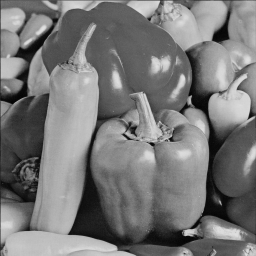
%> input picture taller_1/Senales/256x256/peppers.pgm, 256 x 256 px
$ octave Denoising.m   (GNU Octave 9; MATLAB toolbox functions it lacks are replaced by stand-ins)
%> lines starting %> are read from the running program, lines starting %| are printed output that depends on the picture
### taller_1/src/psnr.m
function [psnr,mse] = psnr( x, y )
%
% [psnr,mse] = mse_psnr( x, y )
%
%   Mean Square Error (MSE) and Peak Signal to Noise Ratio (PSNR)
%   Matrixes x and y must have the same dimensions.
%   The range used to calculate PSNR is 255.
%

x = double(x(:));
y = double(y(:));

[Mx,Nx] = size(x);
[My,Ny] = size(y);
if Mx ~= My || Nx ~= Ny
	error( 'matrixes have different dimensions');
end
mse = sum((x-y).^2)/numel(x);
% mse = sum(sum((x-y).^2))/numel(x);
if( mse ~= 0 )
	psnr = 10*log10( 255^2 / mse );
else
	psnr = Inf;
end

### taller_1/src/Denoising.m
%% leo imagen de entrada
close all, clear all;
name = 'peppers';
I = imread(strcat('../Senales/256x256/', name, '.pgm'));
%> I is the input picture: size 256x256 uint8; min 3, max 225, mean 119.8
figure,imshow(I),title('Imagen original');

%% agrego ruido
tipo_de_ruido = 'salt&pepper';
if strcmp(tipo_de_ruido,'salt&pepper')
    IR = imnoise(I,'salt & pepper');
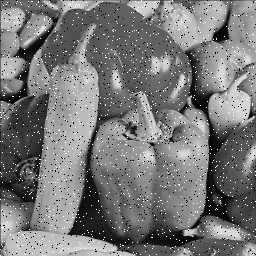
%> IR: size 256x256 uint8; min 0, max 255, mean 120.2
elseif strcmp(tipo_de_ruido,'uniforme')
    sr = 64; % a partir de 64 (aprox) el filtrado vale la pena
    IR = double(I) + randi([-sr,sr], size(I));
    IR = uint8(IR);
elseif strcmp(tipo_de_ruido, 'gaussiano')
    IR = imnoise(I,'gaussian');
    [p,m] = psnr(I(2:end-1,2:end-1), IR(2:end-1,2:end-1));
elseif strcmp(tipo_de_ruido, 'speckle')
    IR = imnoise(I,'speckle');
    [p,m] = psnr(I(2:end-1,2:end-1), IR(2:end-1,2:end-1));
else
    IR = zeros(size(I));
end
[p,m] = psnr(I(2:end-1,2:end-1), IR(2:end-1,2:end-1));
%> in psnr, `mse = sum((x-y).^2)/numel(x);`: mse = 955.7
%> in psnr, `psnr = 10*log10( 255^2 / mse );`: psnr = 18.33
%> p = 18.33; m = 955.7
imwrite(IR,strcat('../Resultados/', name, '-', tipo_de_ruido, '.png'))
figure,imshow(IR),title(['Imagen ruidosa']);

dif = double(I)-double(IR);
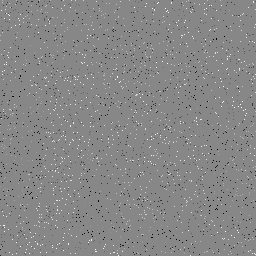
%> dif: size 256x256 double; min -250, max 219, mean -0.4; drawn with min black and max white
minimum = min(min(dif));
%> minimum = -250
dif = dif - minimum;
maximum = max(max(dif));
%> maximum = 469
dif = dif ./ maximum;
dif = uint8(dif*255);
%> dif: size 256x256 uint8
imwrite(dif,strcat('../Resultados/', name, '-', tipo_de_ruido, '-dif.png'))
figure,imshow(dif),title(['Diferencia']);

%% Armado del sistema
Lambda = 1;
Dim = size(IR);
%> Dim = [256 256]
NInc = prod(Dim);
%> NInc = 65536

% Armado del vector resultado
Utilde = Lambda*double(IR(:));

% Armado de la matriz a resolver
B = -1*ones(NInc,5);
B(:,3) = (Lambda+4)*ones(NInc,1);
d = [-Dim(1) -1 0 1 Dim(1)];
%> d = [-256 -1 0 1 256]
A = spdiags(B,d,NInc,NInc);

%% Resolucion del sistema

% Resolucion directa
Usol = A\Utilde;

% Resolucion cholesky de matlab
L = chol(A,'lower');
Usol = L'\(L\Utilde);

% Escalamiento y reshape para mostrar la imagen
Usol = Usol - min(Usol);
Usol = Usol / max(Usol);
Usol = uint8(Usol*255);
IFS = reshape(Usol,Dim);
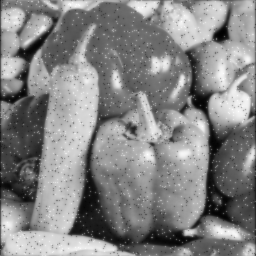
%> IFS: size 256x256 uint8; min 0, max 255, mean 132.9

figure,imshow([I,IR,IFS]),title(['Imagen filtrada, lambda=' num2str(Lambda)]);
%> after `imshow([I,IR,IFS])`:
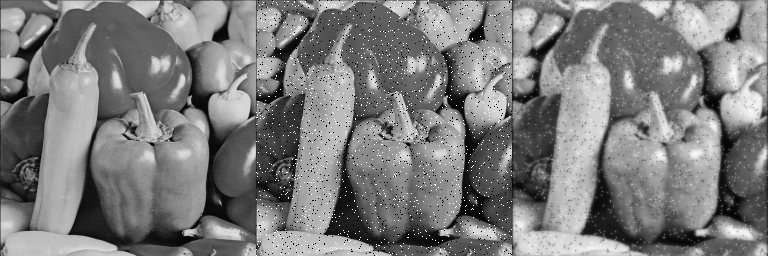
%> displayed picture: size 256x768, on the screen's scale of 0 to 255; min 0, max 255, mean 124.3
imwrite(IFS,strcat('../Resultados/', name, '-out-', tipo_de_ruido, '.png'))

%% calculo psnr
[p,m] = psnr(I(2:end-1,2:end-1), IR(2:end-1,2:end-1));

fprintf('Calidad imagen ruidosa.\n');
fprintf('PSNR=%g, ECM=%g\n',p,m);
%| PSNR=18.3278, ECM=955.661

[p,m] = psnr(I(2:end-1,2:end-1), IFS(2:end-1,2:end-1));
%> p = 22.39; m = 375.3
fprintf('Calidad imagen filtrada.\n');
fprintf('PSNR=%g, ECM=%g\n',p,m);
%| PSNR=22.3872, ECM=375.285

%% De yapa
figure;
S1 = edge(I,'canny');
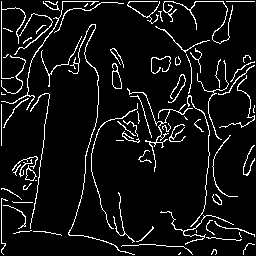
%> S1: size 256x256 logical; 7.6% white in thin lines or dots
S2 = edge(IR,'canny');
%> S2: size 256x256 logical; 9.2% white in thin lines or dots
S3 = edge(IFS,'canny');
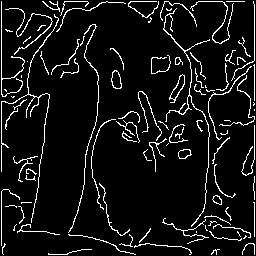
%> S3: size 256x256 logical; 7.8% white in thin lines or dots
imshow([S1,S2,S3]);
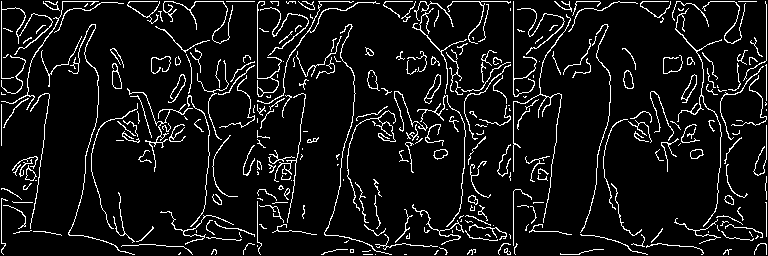
%> displayed picture: size 256x768 logical; 8.2% white in thin lines or dots

$ run again, with taller_1/Senales/256x256/boat.pgm copied over taller_1/Senales/256x256/peppers.pgm
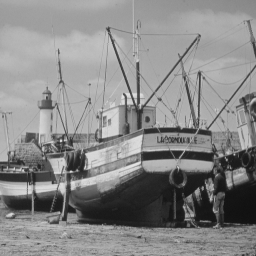
%> input picture taller_1/Senales/256x256/boat.pgm, 256 x 256 px
%> I is the input picture: size 256x256 uint8; min 16, max 228, mean 135.8
%> mse = 954.4
%> psnr = 18.33
%> `[p,m] = psnr(I(2:end-1,2:end-1), IR(2:end-1,2:end-1));`: m = 954.4
%> minimum = -238
%> maximum = 459
%| PSNR=18.3335, ECM=954.392
%> `[p,m] = psnr(I(2:end-1,2:end-1), IFS(2:end-1,2:end-1));`: p = 21.7; m = 440
%| PSNR=21.6964, ECM=439.985
%> `S1 = edge(I,'canny');`:
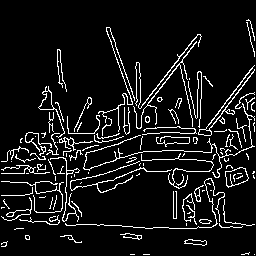
%> S1: size 256x256 logical; 8.6% white in thin lines or dots
%> S2: size 256x256 logical; 11.9% white in thin lines or dots
%> S3: size 256x256 logical; 8.9% white in thin lines or dots
%> `imshow([S1,S2,S3]);`:
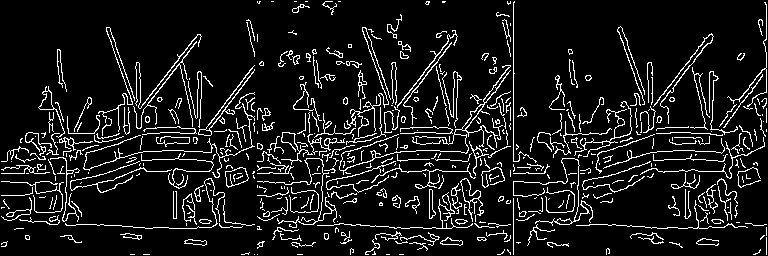
%> displayed picture: size 256x768 logical; 9.8% white in thin lines or dots
